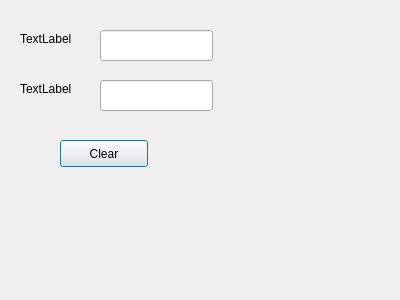
<?xml version="1.0" encoding="UTF-8"?>
<ui version="4.0">
 <class>Dialog</class>
 <widget class="QDialog" name="Dialog">
  <property name="geometry">
   <rect>
    <x>0</x>
    <y>0</y>
    <width>400</width>
    <height>300</height>
   </rect>
  </property>
  <property name="windowTitle">
   <string>Dialog</string>
  </property>
  <widget class="QLineEdit" name="lineEdit">
   <property name="geometry">
    <rect>
     <x>100</x>
     <y>30</y>
     <width>113</width>
     <height>31</height>
    </rect>
   </property>
  </widget>
  <widget class="QLabel" name="label">
   <property name="geometry">
    <rect>
     <x>20</x>
     <y>30</y>
     <width>59</width>
     <height>17</height>
    </rect>
   </property>
   <property name="text">
    <string>TextLabel</string>
   </property>
  </widget>
  <widget class="QLineEdit" name="lineEdit_2">
   <property name="geometry">
    <rect>
     <x>100</x>
     <y>80</y>
     <width>113</width>
     <height>31</height>
    </rect>
   </property>
  </widget>
  <widget class="QLabel" name="label_2">
   <property name="geometry">
    <rect>
     <x>20</x>
     <y>80</y>
     <width>59</width>
     <height>17</height>
    </rect>
   </property>
   <property name="text">
    <string>TextLabel</string>
   </property>
  </widget>
  <widget class="QPushButton" name="pushButton">
   <property name="geometry">
    <rect>
     <x>60</x>
     <y>140</y>
     <width>88</width>
     <height>27</height>
    </rect>
   </property>
   <property name="text">
    <string>Clear</string>
   </property>
  </widget>
 </widget>
 <resources/>
 <connections>
  <connection>
   <sender>lineEdit</sender>
   <signal>textChanged(QString)</signal>
   <receiver>label</receiver>
   <slot>setText(QString)</slot>
   <hints>
    <hint type="sourcelabel">
     <x>112</x>
     <y>45</y>
    </hint>
    <hint type="destinationlabel">
     <x>64</x>
     <y>46</y>
    </hint>
   </hints>
  </connection>
  <connection>
   <sender>lineEdit_2</sender>
   <signal>textChanged(QString)</signal>
   <receiver>label_2</receiver>
   <slot>setText(QString)</slot>
   <hints>
    <hint type="sourcelabel">
     <x>125</x>
     <y>95</y>
    </hint>
    <hint type="destinationlabel">
     <x>74</x>
     <y>87</y>
    </hint>
   </hints>
  </connection>
  <connection>
   <sender>pushButton</sender>
   <signal>pressed()</signal>
   <receiver>lineEdit_2</receiver>
   <slot>clear()</slot>
   <hints>
    <hint type="sourcelabel">
     <x>126</x>
     <y>153</y>
    </hint>
    <hint type="destinationlabel">
     <x>127</x>
     <y>95</y>
    </hint>
   </hints>
  </connection>
  <connection>
   <sender>pushButton</sender>
   <signal>pressed()</signal>
   <receiver>lineEdit</receiver>
   <slot>clear()</slot>
   <hints>
    <hint type="sourcelabel">
     <x>84</x>
     <y>159</y>
    </hint>
    <hint type="destinationlabel">
     <x>119</x>
     <y>58</y>
    </hint>
   </hints>
  </connection>
 </connections>
</ui>
